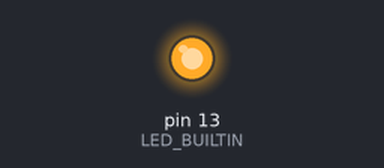
Bench run of a sketch on a simulated Arduino Uno, built with avr-gcc and run on an emulated ATmega328P. Parts: output pins drawn as LEDs (lit = HIGH).

Above: at 0.3 s.
At 22.4 s:
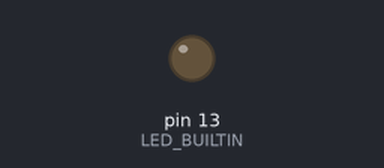
Timing chart, 0 to 25.2 s (numbered marks = the images above):
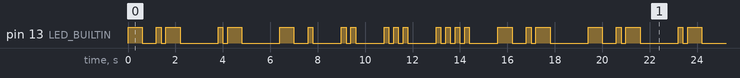

Measured:
- by itself, pin 13 (LED_BUILTIN): moves between LOW and HIGH, repeating every 19.4 s
- by itself, everything shown: repeats every 19.4 s, in 38 steps

The sketch:

BlinkName_FirstName.ino
```cpp
// Name: Kanishk Jain
// Roll Number: 2110994767
// Task 2.1P

void setup() {
  pinMode(LED_BUILTIN, OUTPUT);

}

void dot() {   //Method to blink a short burst of light to represent a dot
  digitalWrite(LED_BUILTIN, HIGH);
  delay(200);
  digitalWrite(LED_BUILTIN, LOW);
  delay(200);
}

void dash() {   //Method to blink a long burst of light to represent a dash
  digitalWrite(LED_BUILTIN, HIGH);
  delay(600);
  digitalWrite(LED_BUILTIN, LOW);
  delay(600);
}

void loop() {
  //Writing the word "K A N I S H K" in morse code

//  K
  dash();
  dot();
  dash();
  delay(1000);
//  A
    dot();
    dash();
  delay(1000);
//  N
  dash();
  dot();
  delay(1000);
//  I
  dot();
  dot();
    delay(1000);
//  S
  dot();
  dot();
  dot();
    delay(1000);
//  H
  dot();
  dot();
  dot();
  dot();
    delay(1000);
//  K
  dash();
  dot();
  dash();
    delay(1000);
}
```
